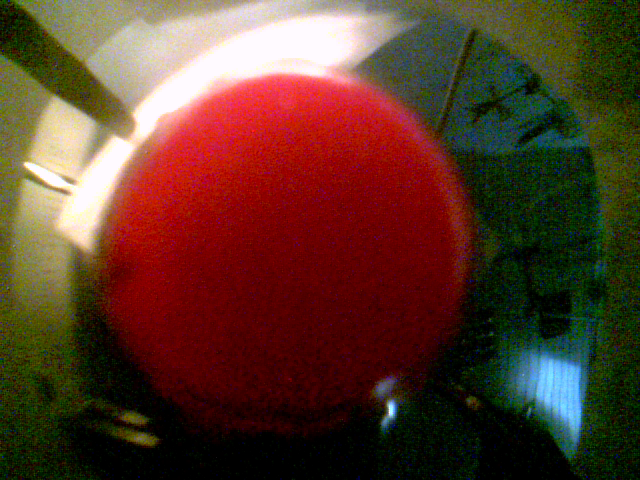
#> input picture data/membrana0000.bmp, 640 x 480 px, found by its file name; its folder holds only this picture in this run
$ python circleDetector.py
#> lines starting #> are read from the running program, lines starting #| are printed output that depends on the picture; after the words box and inside, x2 and y2 are one past the last pixel; in counts of white or black regions, pixels touching at a corner belong together
import os
import cv2
import numpy as np
import matplotlib.pyplot as plt
import pandas as pd

# === LOAD IMAGES ===

image_folder = r'C:\Users\matsk\PyCharmMiscProject\AOLab2\data'
image_files = [f for f in os.listdir(image_folder) if f.lower().endswith('.bmp')]
images = [cv2.imread(os.path.join(image_folder, f)) for f in image_files]
num_images = len(images)
#> num_images = 1

# === CONVERT TO HSV ===

hsv_images = [cv2.cvtColor(img, cv2.COLOR_BGR2HSV) for img in images]
#> hsv_images = 1 item
hue = [img[:, :, 0] / 179.0 for img in hsv_images]
#> hue = 1 item
sat = [img[:, :, 1] / 255.0 for img in hsv_images]
#> sat = 1 item
val = [img[:, :, 2] / 255.0 for img in hsv_images]
#> val = 1 item

# === DETECT RED REGIONS & MEASURE AREA ===

clean_masks = []
areas = []

for i in range(num_images):
    h, s, v = hue[i], sat[i], val[i]

    # thresholds
    red_mask1 = ((h >= 0.0) & (h <= 0.05)) & (s > 0.35) & (v > 0.15)
    red_mask2 = ((h >= 0.95) & (h <= 1.0)) & (s > 0.35) & (v > 0.15)
    combined_mask = np.logical_or(red_mask1, red_mask2).astype(np.uint8)

    # fill holes
    mask_filled = cv2.morphologyEx(combined_mask, cv2.MORPH_CLOSE, np.ones((5, 5), np.uint8))
    mask_cleaned = cv2.morphologyEx(mask_filled, cv2.MORPH_OPEN, np.ones((5, 5), np.uint8))
    mask_cleaned = cv2.connectedComponentsWithStats(mask_cleaned, 8)[1] > 0  # Clean tiny blobs

    clean_masks.append(mask_cleaned)
    areas.append(np.sum(mask_cleaned))
#> this loop made 1 pass
#> pass 1, `h, s, v = hue[i], sat[i], val[i]`:
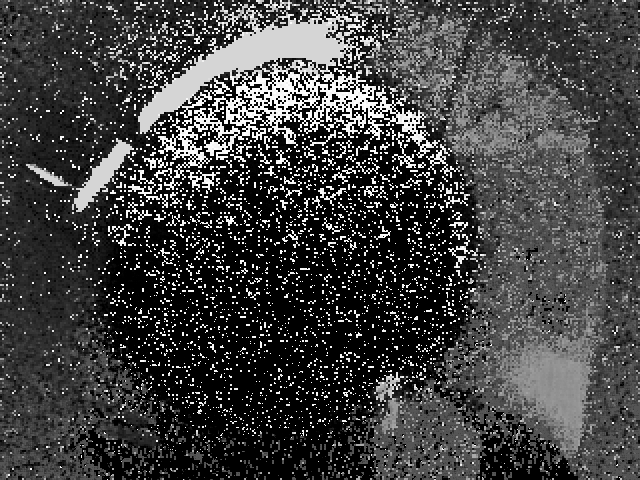
#> h: shape (480, 640) float64; min 0, max 1, mean 0.258
#> pass 1, `h, s, v = hue[i], sat[i], val[i]`:
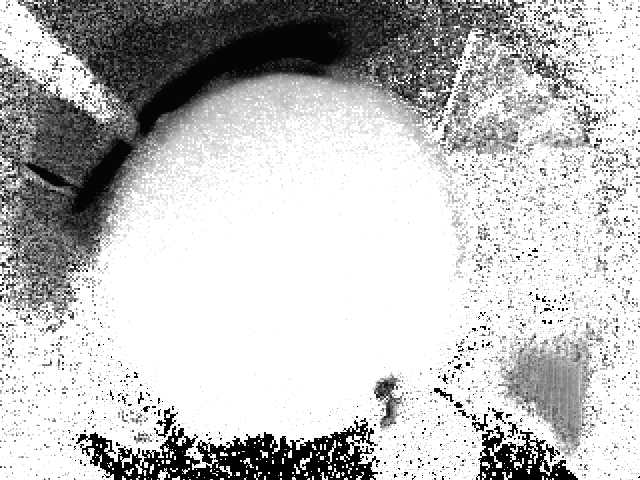
#> s: shape (480, 640) float64; min 0, max 1, mean 0.752
#> pass 1, `h, s, v = hue[i], sat[i], val[i]`:
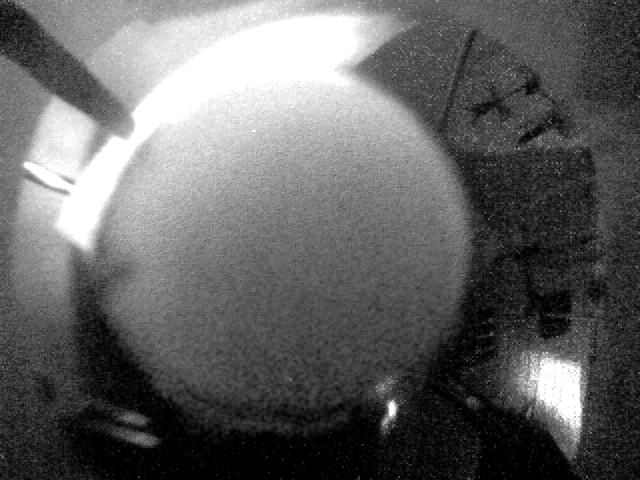
#> v: shape (480, 640) float64; min 0, max 1, mean 0.388
#> pass 1, `red_mask1 = ((h >= 0.0) & (h <= 0.05)) & (s > 0.35) & (v > 0.15)`:
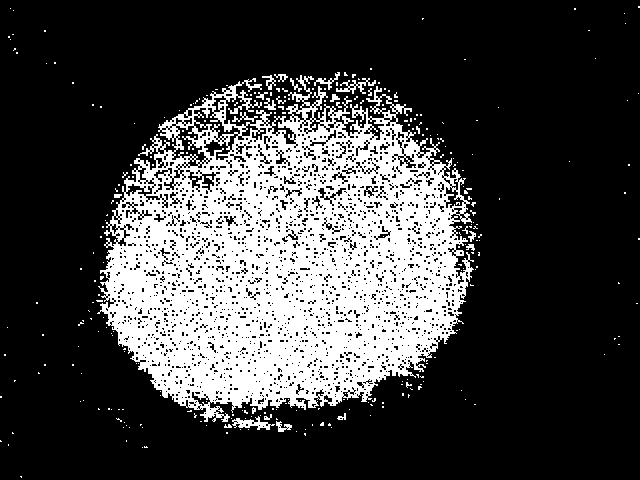
#> red_mask1: shape (480, 640) bool; 25.8% white; 282 white regions (259 under 20 px), largest, box (x1, y1, x2, y2) and area: (97, 75, 474, 422) 76857, (232, 416, 275, 430) 255, (336, 78, 376, 94) 215
#> after the loop: combined_mask: shape (480, 640); values 0 (black) and 1 (white), 31.6% white; 240 white regions (233 under 20 px), largest, box (x1, y1, x2, y2) and area: (97, 70, 477, 422) 95911, (232, 414, 275, 430) 304, (276, 421, 292, 432) 96
#> after the loop:
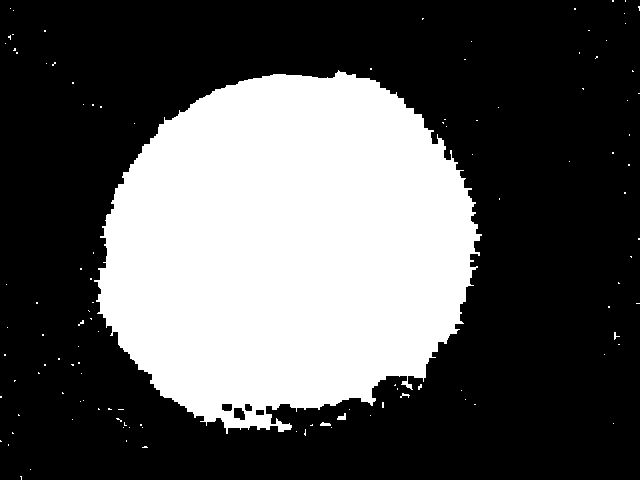
#> mask_filled: shape (480, 640); values 0 (black) and 1 (white), 33.7% white; 114 white regions (110 under 20 px), largest, box (x1, y1, x2, y2) and area: (94, 70, 482, 434) 103041, (337, 413, 346, 420) 40, (320, 422, 331, 426) 33, (400, 393, 410, 398) 23
#> after the loop, areas = [102611]; clean_masks = 1 item

# === SHOW RESULTS WITH OVERLAY ===

for i in range(num_images):
    img_rgb = cv2.cvtColor(images[i], cv2.COLOR_BGR2RGB)

    plt.figure(figsize=(10, 5))

    # original
    plt.subplot(1, 2, 1)
    plt.imshow(img_rgb)
    plt.title('Original')
    plt.axis('off')

    # overlay
    plt.subplot(1, 2, 2)
    overlay = img_rgb.copy()
    overlay[clean_masks[i]] = [0, 0, 255]
    blended = cv2.addWeighted(img_rgb, 0.6, overlay, 0.4, 0)
    plt.imshow(blended)
    plt.title(f'Overlayed — Area: {areas[i]} px')
    plt.axis('off')

    plt.tight_layout()
    plt.show()
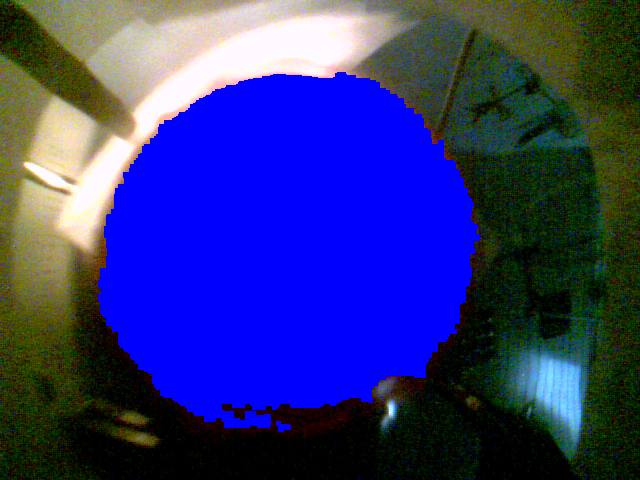
#> overlay: shape (480, 640, 3); mean R, G, B 47.8, 52.2, 122

# === TABLE OF RESULTS ===

df = pd.DataFrame({
    'Filename': image_files,
    'RedAreaPixels': areas
})
#> df = table of 1 rows and 2 columns
print(df)
#|            Filename  RedAreaPixels
#| 0  membrana0000.bmp         102611

# === BAR CHART ===

plt.figure(figsize=(10, 6))
plt.bar(df['Filename'], df['RedAreaPixels'], color='skyblue')
plt.xticks(rotation=45, ha='right')
plt.ylabel('Red Area [pixels]')
plt.xlabel('Image Filename')
plt.title('Red-Filled Circle Area per Image')
plt.grid(True)
plt.tight_layout()
plt.show()

# === LINE PLOT ===

plt.figure(figsize=(10, 6))
plt.plot(df['RedAreaPixels'], '-o', color='dodgerblue', linewidth=2)
plt.xticks(ticks=range(num_images), labels=df['Filename'], rotation=45, ha='right')
plt.ylabel('Red Area [pixels]')
plt.xlabel('Image Filename')
plt.title('Trend of Red Area across Images')
plt.grid(True)
plt.tight_layout()
plt.show()

# === PIE CHART ===

plt.figure(figsize=(8, 8))
plt.pie(df['RedAreaPixels'], labels=df['Filename'], autopct='%1.1f%%', startangle=140)
plt.title('Proportional Red Area per Image')
plt.tight_layout()
plt.show()
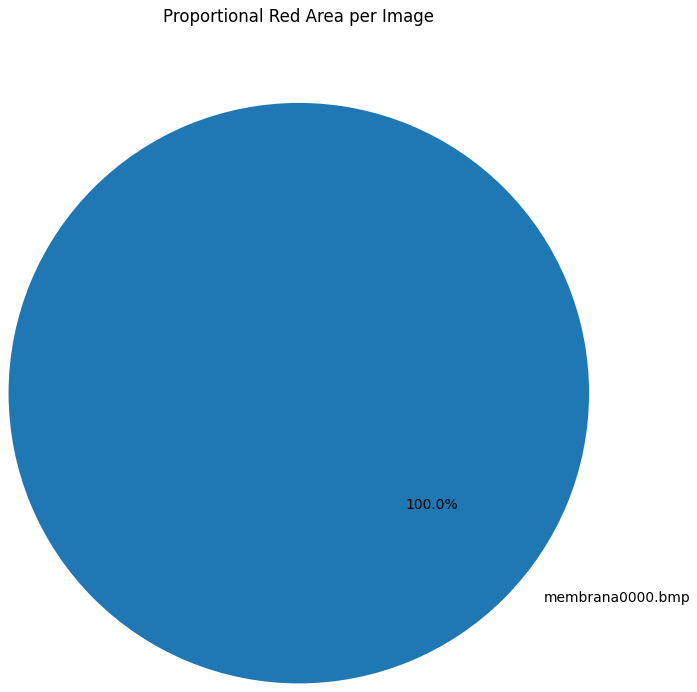
#> figure drawn by matplotlib, 1 panel

$ run again, on data/membrana0004.bmp
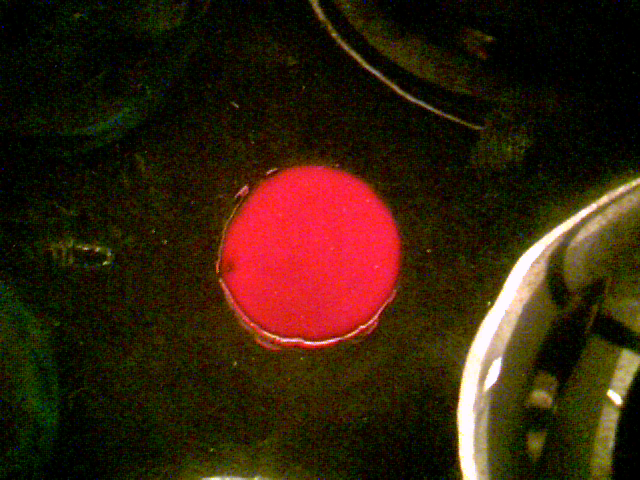
#> input picture data/membrana0004.bmp, 640 x 480 px, found by its file name
#> num_images = 1
#> hsv_images = 1 item
#> after the loop `for i in range(num_images):`:
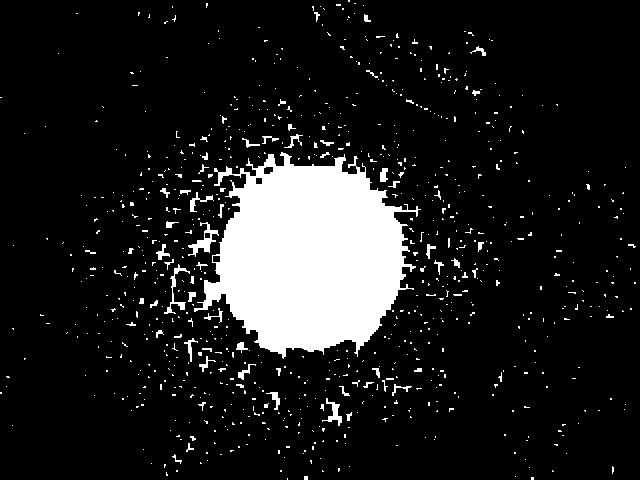
#> mask_filled: shape (480, 640); values 0 (black) and 1 (white), 11.7% white; 843 white regions (778 under 20 px), largest, box (x1, y1, x2, y2) and area: (194, 152, 421, 359) 29492, (188, 222, 219, 257) 328, (164, 264, 190, 314) 246
#> after the loop `for i in range(num_images):`: areas = [29477]; clean_masks = 1 item
#> df = table of 1 rows and 2 columns
#|            Filename  RedAreaPixels
#| 0  membrana0004.bmp          29477
#> `plt.show()`:
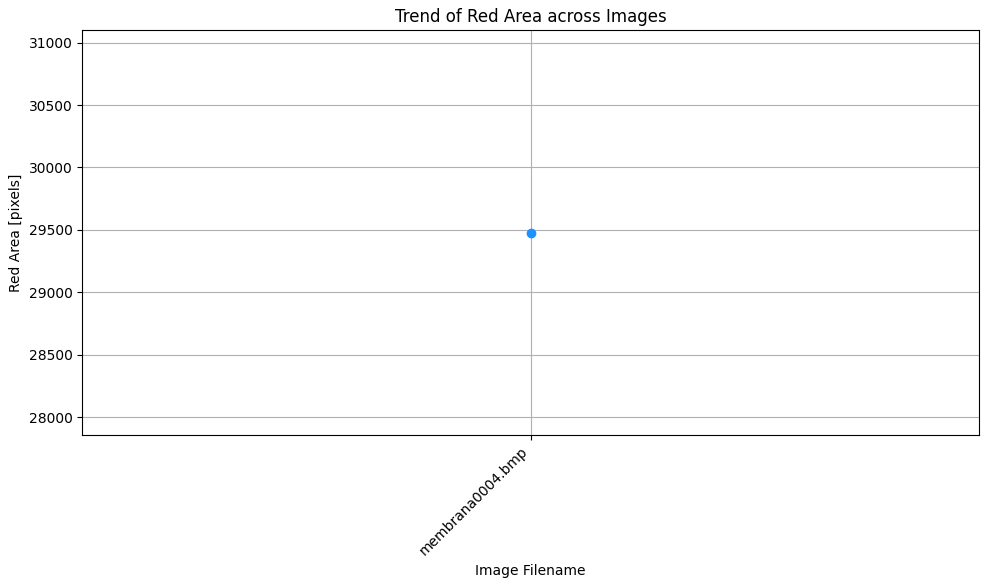
#> figure drawn by matplotlib, 1 panel

$ run again, on data/membrana0005.bmp
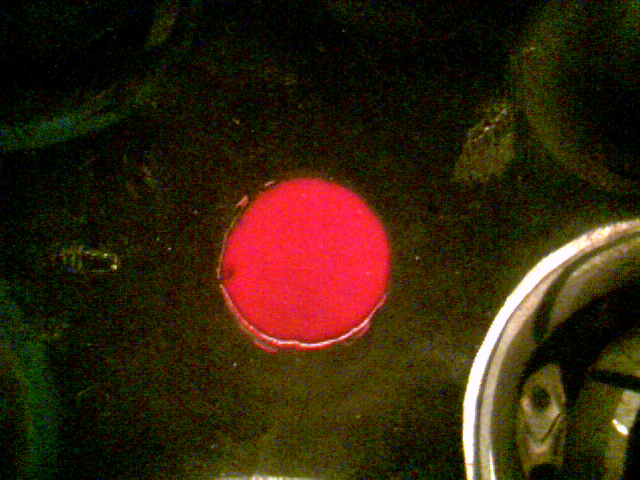
#> input picture data/membrana0005.bmp, 640 x 480 px, found by its file name
#> num_images = 1
#> hsv_images = 1 item
#> after the loop `for i in range(num_images):`:
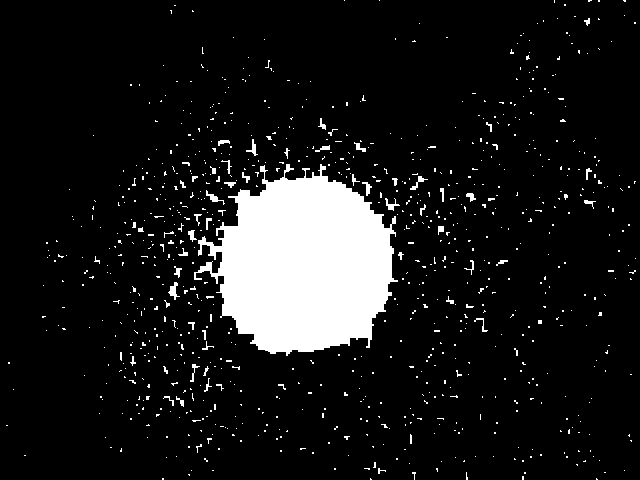
#> mask_filled: shape (480, 640); values 0 (black) and 1 (white), 10% white; 883 white regions (832 under 20 px), largest, box (x1, y1, x2, y2) and area: (194, 164, 398, 356) 25562, (168, 282, 180, 300) 93, (206, 190, 225, 205) 77
#> after the loop `for i in range(num_images):`: areas = [25139]; clean_masks = 1 item
#> df = table of 1 rows and 2 columns
#|            Filename  RedAreaPixels
#| 0  membrana0005.bmp          25139
#> `plt.show()`:
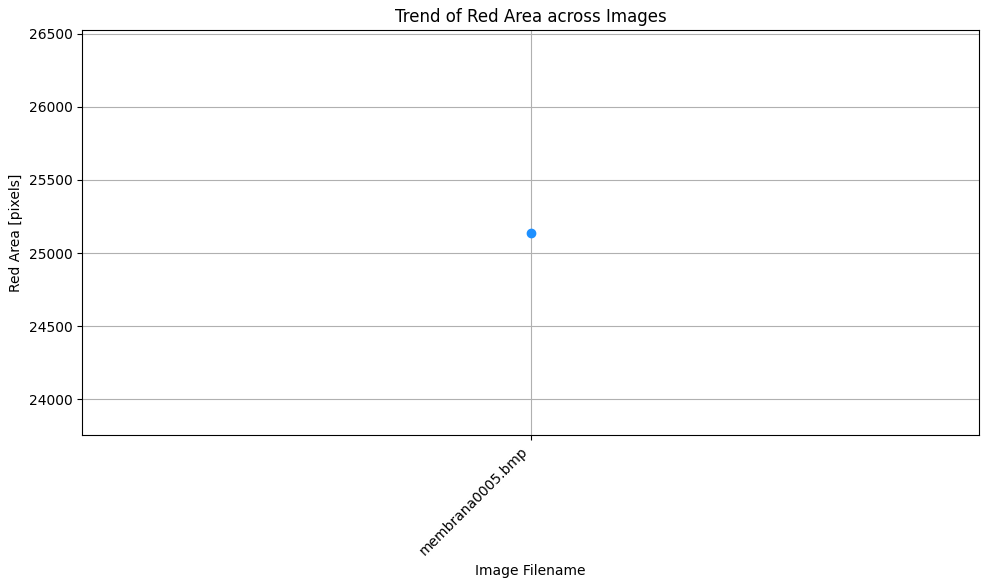
#> figure drawn by matplotlib, 1 panel

$ run again, on data/membrana0006.bmp
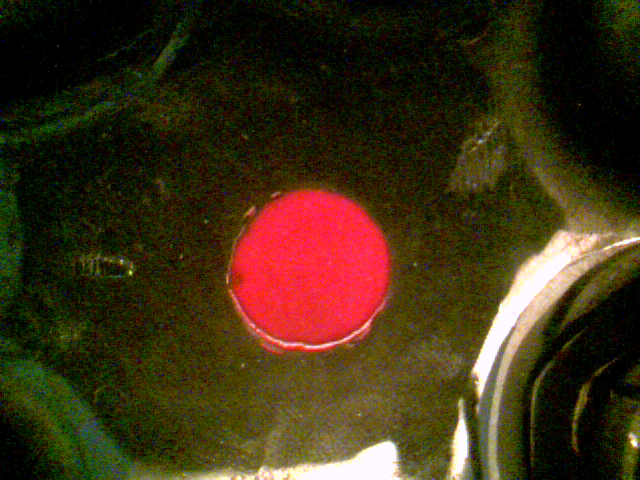
#> input picture data/membrana0006.bmp, 640 x 480 px, found by its file name
#> num_images = 1
#> hsv_images = 1 item
#> after the loop `for i in range(num_images):`: areas = [22195]; clean_masks = 1 item
#> df = table of 1 rows and 2 columns
#|            Filename  RedAreaPixels
#| 0  membrana0006.bmp          22195
#> `plt.show()`:
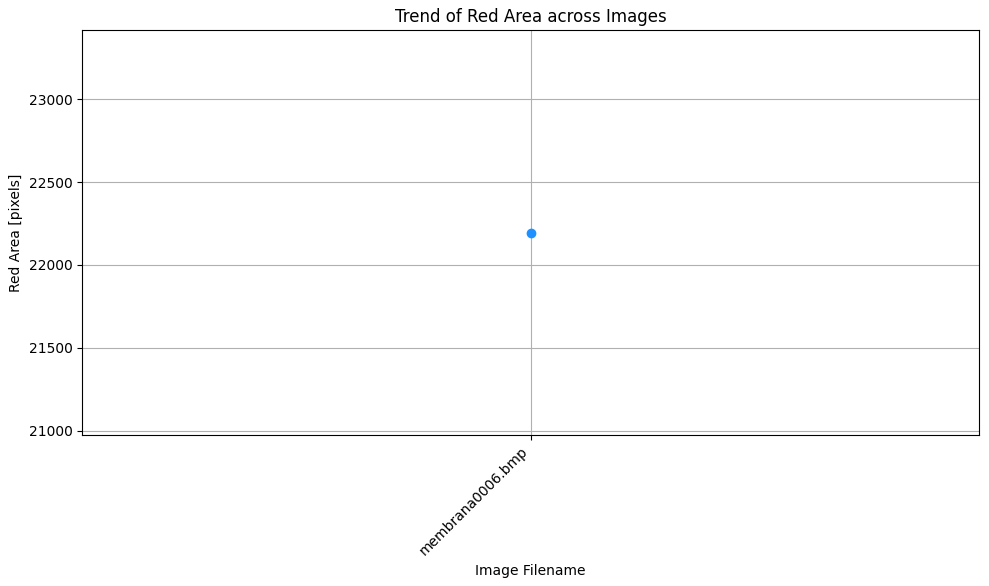
#> figure drawn by matplotlib, 1 panel
